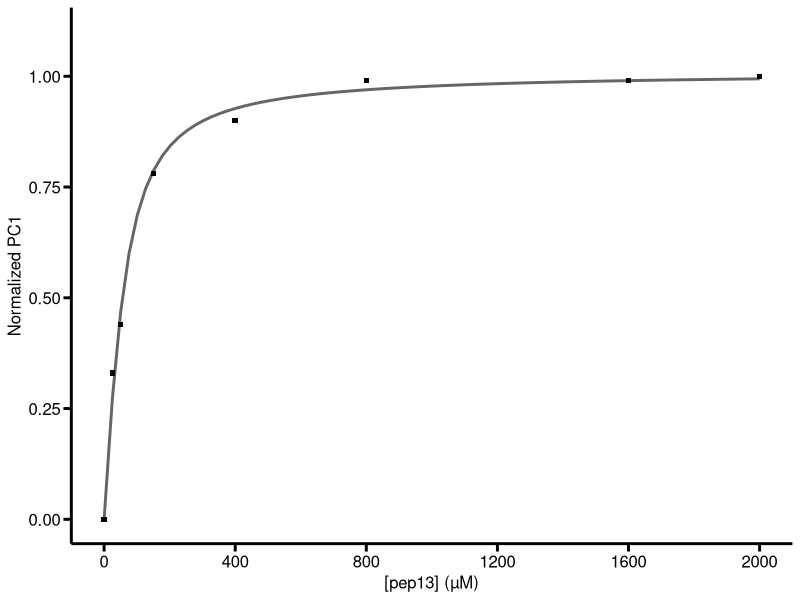
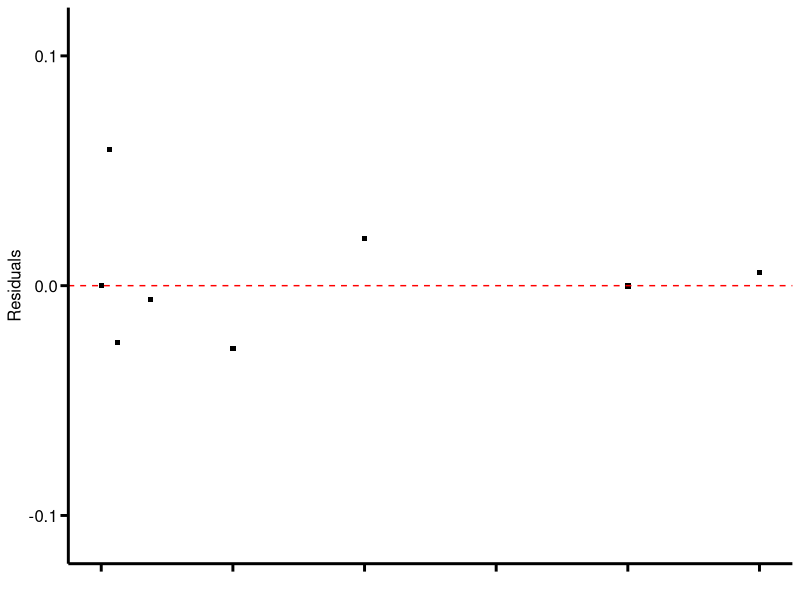
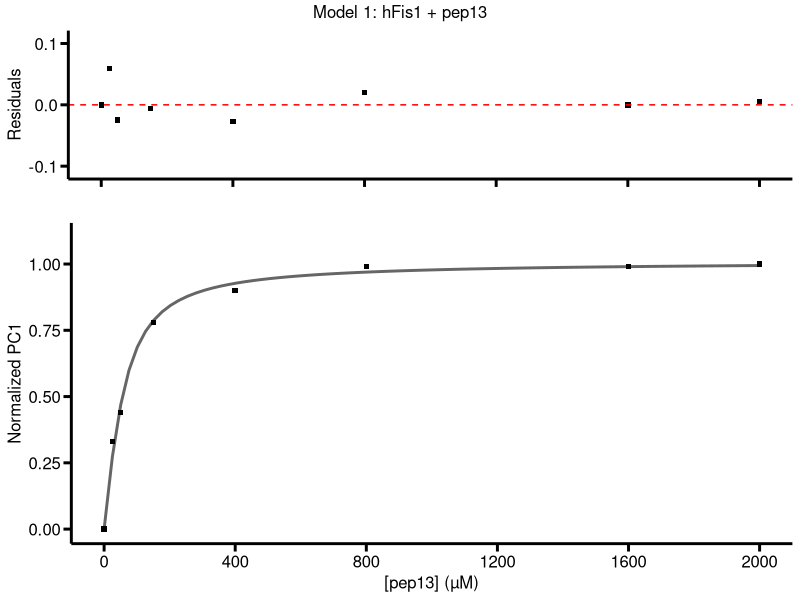
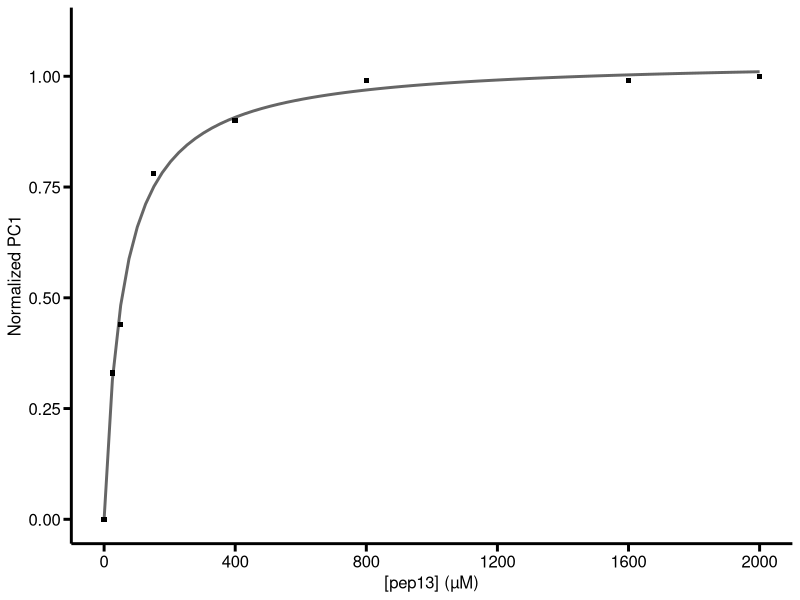
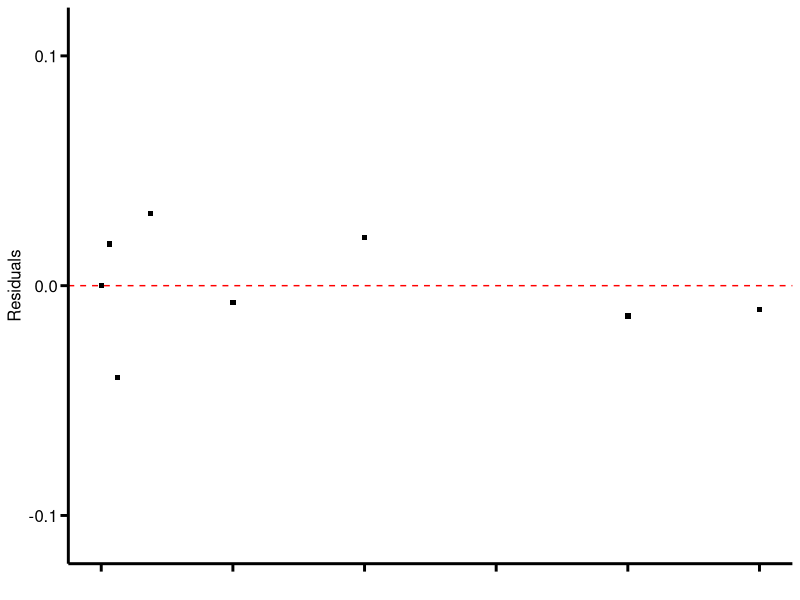
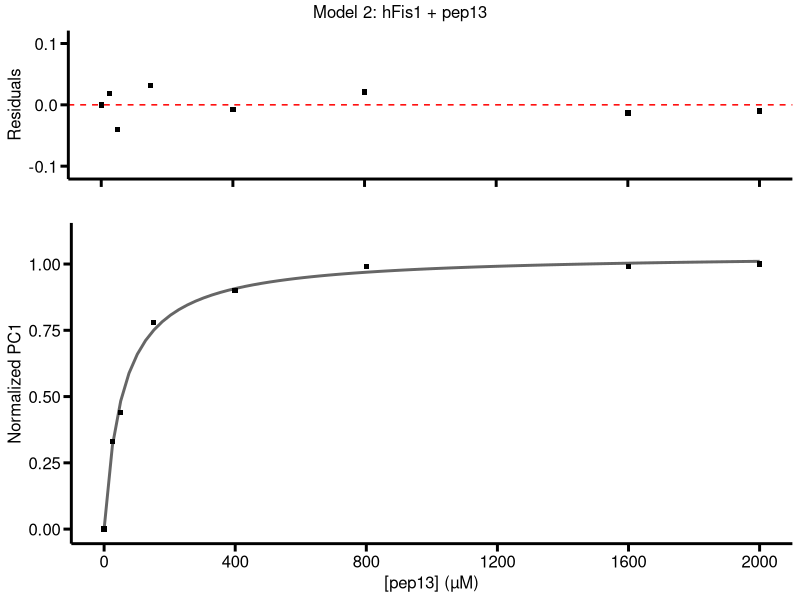

Recreate these plots in R, in order.
## # A tibble: 1 x 8
##    sigma isConv       finTol logLik   AIC   BIC deviance df.residual
##    <dbl> <lgl>         <dbl>  <dbl> <dbl> <dbl>    <dbl>       <int>
## 1 0.0299 TRUE   0.0000000149   17.9 -29.8 -29.5  0.00536           6# 
# Kd determination of pep13 against hFis1 (aa 1-125) using TREND on ft2 files
#

library(tidyverse)
library(broom)
library(minpack.lm)
library(gridExtra)

# Import normalized PC1 values from using TREND   ------------------------------

norm_pc1 <- as_tibble(list(conc = c(0, 25, 50, 150, 400, 800, 1600, 2000),
                           pc1 = c(0, 0.33, 0.44, 0.78, 0.90, 0.99, 0.99, 1.00)))

# Plot and fit normalized PC1 data for Kd determination   ----------------------

# using ligand depletion model (model 1):
a <- norm_pc1 %>%
  ggplot(., aes(x = conc, y = pc1)) +
  geom_point(shape = 15) +
  geom_line(stat = "smooth", method = "nlsLM",
            formula = y ~ dmax*((kd+50+x) - ((kd+50+x)^2 - 4*50*x)^0.5)/(2*50),
            method.args = list(start = c(dmax = 1,
                                         kd = 700),
                               control = nls.control(maxiter = 100, tol = 1e-6)),
            se = FALSE,        # [protein] held constant at 50 µM
            fullrange = TRUE,  
            size = 1,
            alpha = 0.6) +
  theme_bw() +
  scale_x_continuous(limits = c(0, 2000),
                     breaks = c(0, 400, 800, 1200, 1600, 2000)) +
  scale_y_continuous(limits = c(0, 1.1),
                     breaks = c(0, 0.25, 0.50, 0.75, 1.0)) +
  labs(x = "[pep13] (µM)",
       y = "Normalized PC1") +
  theme_classic() +
  theme(axis.text = element_text(color = "black", size = 12),
        axis.title = element_text(color = "black", size = 12),
        axis.line = element_line(color = "black", size = 1, linetype = 1),
        axis.ticks  = element_line(color = "black", size = 1, linetype = 1),
        axis.ticks.length = unit(0.2, "cm")
  )
a

# calculate Kd value from model 1
kd_model1 <- norm_pc1 %>%
  do(tidy(nlsLM(
    formula = pc1 ~ dmax*((kd+50+conc) - ((kd+50+conc)^2 - 4*50*conc)^0.5)/(2*50),
    start = list(dmax = 1, kd = 700), 
    trace = TRUE,
    control = nls.control(maxiter = 100, tol = 1e-6),
    data = .))) %>%
  spread(., key = term, value = estimate)

kd_model1

kd_model1_resid <- norm_pc1 %>%
  do(augment(nlsLM(
    formula = pc1 ~ dmax*((kd+50+conc) - ((kd+50+conc)^2 - 4*50*conc)^0.5)/(2*50),
    start = list(dmax = 1, kd = 200), 
    trace = TRUE,
    control = nls.control(maxiter = 100, tol = 1e-6),
    data = .)))

kd_model1_glance <- norm_pc1 %>%
  do(glance(nlsLM(
    formula = pc1 ~ dmax*((kd+50+conc) - ((kd+50+conc)^2 - 4*50*conc)^0.5)/(2*50),
    start = list(dmax = 1, kd = 200), 
    trace = TRUE,
    control = nls.control(maxiter = 100, tol = 1e-6),
    data = .)))
kd_model1_glance

b <- kd_model1_resid %>%
  ggplot(., aes(x = conc, y = .resid)) +
  geom_point(shape = 15) +
  geom_hline(yintercept = 0, color = "red", linetype = 2) +
  scale_x_continuous(limits = c(0, 2000),
                     breaks = c(0, 400, 800, 1200, 1600, 2000)) +
  scale_y_continuous(limits = c(-0.11, 0.11),
                     breaks = c(-0.1, 0, 0.1)) +
  labs(x = "",
       y = "Residuals") +
  theme_classic() +
  theme(axis.text = element_text(color = "black", size = 12),
        axis.title = element_text(color = "black", size = 12),
        axis.line = element_line(color = "black", size = 1, linetype = 1),
        axis.ticks  = element_line(color = "black", size = 1, linetype = 1),
        axis.ticks.length = unit(0.2, "cm"),
        axis.text.x = element_blank()
  )
b

# Plotting regression with residuals, model 1 ----------------------------------

# Generate layout matrix to plot residuals at 1/3 size of regression plot
lay <- cbind(c(1, 2, 2))

plot1 <- grid.arrange(grobs = list(b, a), layout_matrix = lay,
                      top = "Model 1: hFis1 + pep13")

ggsave("TREND_model1_hFis1_pep13.pdf", plot1,
       width = 10, height = 10, units = "cm")
ggsave("TREND_model1_hFis1_pep13.png", plot1,
       width = 10, height = 10, units = "cm")

# Using simplified Kd model (model 2): -----------------------------------------
c <- norm_pc1 %>%
  ggplot(., aes(x = conc, y = pc1)) +
  geom_point(shape = 15) +
  geom_line(stat = "smooth", method = "nlsLM",
            formula = y ~ (dmax*x) / (kd + x),
            method.args = list(start = c(dmax = 1,
                                         kd = 700),
                               control = nls.control(maxiter = 100, tol = 1e-6)),
            se = FALSE,        
            fullrange = TRUE,  
            size = 1,
            alpha = 0.6) +
  scale_x_continuous(limits = c(0, 2000),
                     breaks = c(0, 400, 800, 1200, 1600, 2000)) +
  scale_y_continuous(limits = c(0, 1.1),
                     breaks = c(0, 0.25, 0.50, 0.75, 1.0)) +
  labs(x = "[pep13] (µM)",
       y = "Normalized PC1") +
  theme_classic() +
  theme(axis.text = element_text(color = "black", size = 12),
        axis.title = element_text(color = "black", size = 12),
        axis.line = element_line(color = "black", size = 1, linetype = 1),
        axis.ticks  = element_line(color = "black", size = 1, linetype = 1),
        axis.ticks.length = unit(0.2, "cm")
  )
c

# calculate Kd value from model 2
kd_model2 <- norm_pc1 %>%
  do(tidy(nlsLM(
    formula = pc1 ~ (dmax*conc) / (kd + conc),
    start = list(dmax = 1, kd = 700), 
    trace = TRUE,
    control = nls.control(maxiter = 100, tol = 1e-6),
    data = .))) %>%
  spread(., key = term, value = estimate)

kd_model2

kd_model2_resid <- norm_pc1 %>%
  do(augment(nlsLM(
    formula = pc1 ~ (dmax*conc) / (kd + conc),
    start = list(dmax = 1, kd = 700), 
    trace = TRUE,
    control = nls.control(maxiter = 100, tol = 1e-6),
    data = .)))

kd_model2_glance <- norm_pc1 %>%
  do(glance(nlsLM(
    formula = pc1 ~ (dmax*conc) / (kd + conc),
    start = list(dmax = 1, kd = 700), 
    trace = TRUE,
    control = nls.control(maxiter = 100, tol = 1e-6),
    data = .)))

kd_model2_glance

d <- kd_model2_resid %>%
  ggplot(., aes(x = conc, y = .resid)) +
  geom_point(shape = 15) +
  geom_hline(yintercept = 0, color = "red", linetype = 2) +
  scale_x_continuous(limits = c(0, 2000),
                     breaks = c(0, 400, 800, 1200, 1600, 2000)) +
  scale_y_continuous(limits = c(-0.11, 0.11),
                     breaks = c(-0.1, 0, 0.1)) +
  labs(x = "",
       y = "Residuals") +
  theme_classic() +
  theme(axis.text = element_text(color = "black", size = 12),
        axis.title = element_text(color = "black", size = 12),
        axis.line = element_line(color = "black", size = 1, linetype = 1),
        axis.ticks  = element_line(color = "black", size = 1, linetype = 1),
        axis.ticks.length = unit(0.2, "cm"),
        axis.text.x = element_blank()
  )
d

# Plotting regression with residuals, model 2 ----------------------------------
plot2 <- grid.arrange(grobs = list(d, c), layout_matrix = lay,
                      top = "Model 2: hFis1 + pep13")

ggsave("TREND_model2_hFis1_pep13.pdf", plot2,
       width = 10, height = 10, units = "cm")
ggsave("TREND_model2_hFis1_pep13.png", plot2,
       width = 10, height = 10, units = "cm")


# Model discrimination using AIC, BIC, log likelihood, & deviance ---------

model_dis <- kd_model1_glance %>%
  union(kd_model2_glance) %>%
  mutate(., model = c("lig depletion", "Langmuir")) %>%
  select(model, everything())
print(model_dis, width = Inf)
